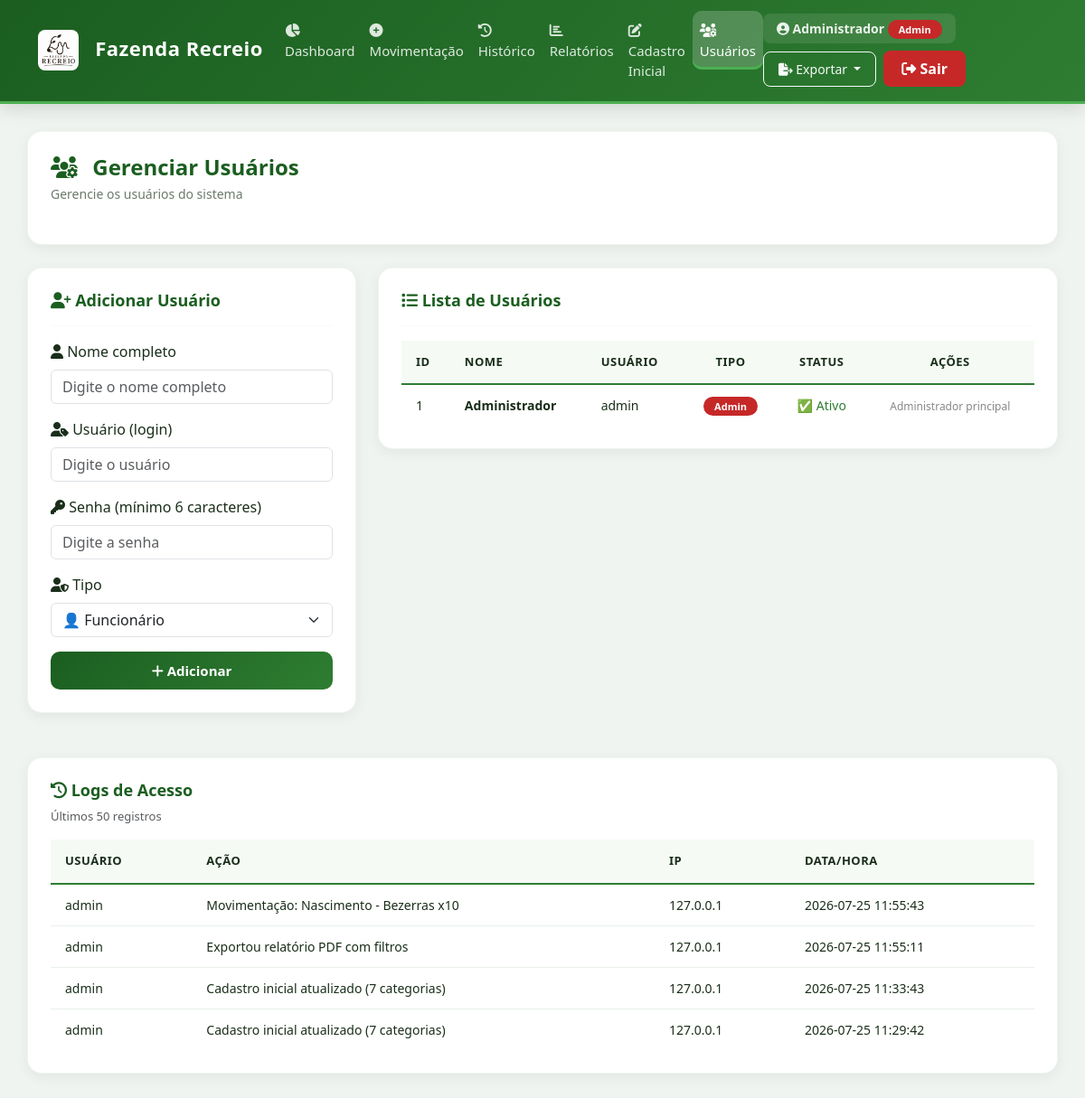
The page /admin/usuarios (signed in) on the database as committed earlier.
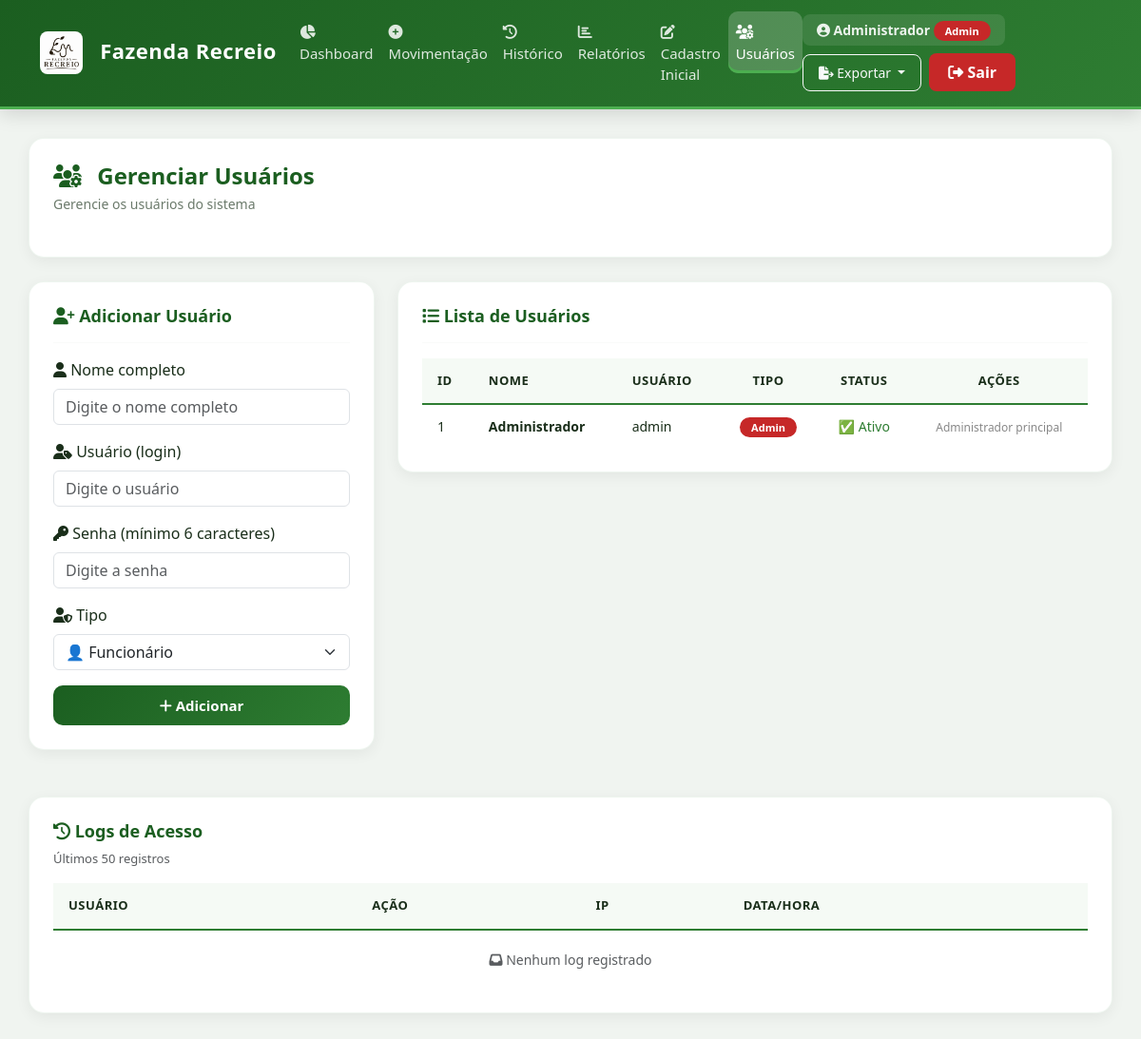
The same page on the database as committed later.
### tables this page shows
CREATE TABLE usuarios (
        id INTEGER PRIMARY KEY AUTOINCREMENT,
        nome TEXT NOT NULL,
        usuario TEXT UNIQUE NOT NULL,
        senha TEXT NOT NULL,
        tipo TEXT DEFAULT 'funcionario',
        ativo INTEGER DEFAULT 1,
        data_criacao TIMESTAMP DEFAULT CURRENT_TIMESTAMP
    );

CREATE TABLE logs_acesso (
        id INTEGER PRIMARY KEY AUTOINCREMENT,
        usuario TEXT,
        acao TEXT,
        ip TEXT,
        data TIMESTAMP DEFAULT CURRENT_TIMESTAMP
    );

### app.py (the view)
@app.route("/admin/usuarios")
@admin_required
def admin_usuarios():
    usuarios = get_all_usuarios()
    logs = get_logs_acesso(50)
    return render_template("admin_usuarios.html", usuarios=usuarios, logs=logs)

### templates/admin_usuarios.html (shortened to what this page needs)
{% extends "base.html" %}
{% block content %}
<div class="card-dashboard">
    <h2><i class="fas fa-users-cog" style="color: #1B5E20;"></i> Gerenciar Usuários</h2>
    <p class="subtitle">Gerencie os usuários do sistema</p>
</div>
<div class="row g-4">
    <div class="col-md-4">
        <div class="card-dashboard">
            <h4 style="color: #1B5E20; font-weight: 600; font-size: 18px;">
                <i class="fas fa-user-plus"></i> Adicionar Usuário
            </h4>
            <hr style="border-color: #e8f0e8;">
            <form method="POST" action="/admin/usuario/add">
                <div class="mb-3">
                    <label class="form-label"><i class="fas fa-user"></i> Nome completo</label>
                    <input type="text" name="nome" class="form-control" placeholder="Digite o nome completo" required>
                </div>
                <div class="mb-3">
                    <label class="form-label"><i class="fas fa-user-tag"></i> Usuário (login)</label>
                    <input type="text" name="usuario" class="form-control" placeholder="Digite o usuário" required>
                </div>
                <div class="mb-3">
                    <label class="form-label"><i class="fas fa-key"></i> Senha (mínimo 6 caracteres)</label>
                    <input type="password" name="senha" class="form-control" placeholder="Digite a senha" required minlength="6">
                </div>
                <div class="mb-3">
                    <label class="form-label"><i class="fas fa-user-shield"></i> Tipo</label>
                    <select name="tipo" class="form-select">
                        <option value="funcionario">👤 Funcionário</option>
                    </select>
                </div>
                <button type="submit" class="btn-primary-custom" style="width:100%;">
                    <i class="fas fa-plus"></i> Adicionar
                </button>
            </form>
        </div>
    </div>
    <div class="col-md-8">
        <div class="card-dashboard">
            <h4 style="color: #1B5E20; font-weight: 600; font-size: 18px;">
                <i class="fas fa-list"></i> Lista de Usuários
            </h4>
            <hr style="border-color: #e8f0e8;">
            <div class="table-container">
                <table class="table-modern">
                    <thead>
                        <tr>
                            <th>ID</th>
                            <th>Nome</th>
                            <th>Usuário</th>
                            <th style="text-align: center;">Tipo</th>
                            <th style="text-align: center;">Status</th>
                            <th style="text-align: center;">Ações</th>
                        </tr>
                    </thead>
                    <tbody>
                        {% for u in usuarios %}
                        <tr>
                            <td>{{ u[0] }}</td>
                            <td><strong>{{ u[1] }}</strong></td>
                            <td>{{ u[2] }}</td>
                            <td style="text-align: center;">
                                {% if u[3] == 'admin' %}
                                    <span class="badge-admin">Admin</span>
                                {% else %}
                                    <span class="badge-funcionario">Funcionário</span>
                                {% endif %}
                            </td>
                            <td style="text-align: center;">
                                {% if u[4] == 1 %}
                                    <span style="color: #2E7D32;">✅ Ativo</span>
                                {% else %}
                                    <span style="color: #C62828;">❌ Inativo</span>
                                {% endif %}
                            </td>
                            <td style="text-align: center;">
                                {% if u[3] != 'admin' %}
                                <div style="display: flex; gap: 5px; justify-content: center; flex-wrap: wrap;">
                                    <button type="button" class="btn-warning-custom" style="padding: 4px 12px; font-size: 12px;"
                                            data-bs-toggle="modal" data-bs-target="#modalSenha{{ u[0] }}">
                                        🔑 Senha
                                    </button>
                                    <a href="/admin/usuario/delete/{{ u[0] }}"
                                       class="btn-danger-custom" style="padding: 4px 12px; font-size: 12px; text-decoration: none;"
                                       onclick="return confirm('Tem certeza que deseja remover este usuário?')">
                                        🗑️ Remover
                                    </a>
                                </div>
                                <div class="modal fade" id="modalSenha{{ u[0] }}" tabindex="-1">
                                    <div class="modal-dialog">
                                        <div class="modal-content" style="border-radius: 16px;">
                                            <form method="POST" action="/admin/usuario/alterar_senha">
                                                <div class="modal-header" style="border-bottom: none; padding-bottom: 0;">
                                                    <h5 class="modal-title" style="color: #1B5E20;">
                                                        <i class="fas fa-key"></i> Alterar Senha - {{ u[1] }}
                                                    </h5>
                                                    <button type="button" class="btn-close" data-bs-dismiss="modal"></button>
                                                </div>
                                                <div class="modal-body">
                                                    <input type="hidden" name="id_usuario" value="{{ u[0] }}">
                                                    <div class="mb-3">
                                                        <label class="form-label">Nova Senha (mínimo 6 caracteres)</label>
                                                        <input type="password" name="nova_senha" class="form-control" required minlength="6" placeholder="Digite a nova senha">
                                                    </div>
                                                </div>
                                                <div class="modal-footer" style="border-top: none;">
                                                    <button type="button" class="btn-outline-custom" data-bs-dismiss="modal" style="padding: 8px 20px;">
                                                        Cancelar
                                                    </button>
                                                    <button type="submit" class="btn-primary-custom" style="padding: 8px 20px;">
                                                        <i class="fas fa-save"></i> Salvar
                                                    </button>
                                                </div>
                                            </form>
                                        </div>
                                    </div>
                                </div>
                                {% else %}
                                    <span style="color: #888; font-size: 12px;">Administrador principal</span>
                                {% endif %}
                            </td>
                        </tr>
                        {% endfor %}
                    </tbody>
                </table>
            </div>
        </div>
    </div>
</div>
<div class="row mt-4">
    <div class="col-md-12">
        <div class="card-dashboard">
            <h4 style="color: #1B5E20; font-weight: 600; font-size: 18px;">
                <i class="fas fa-history"></i> Logs de Acesso
            </h4>
            <p class="text-muted" style="font-size: 13px;">Últimos 50 registros</p>
            <div class="table-container">
                <table class="table-modern">
                    <thead>
                        <tr>
                            <th>Usuário</th>
                            <th>Ação</th>
                            <th>IP</th>
                            <th>Data/Hora</th>
                        </tr>
                    </thead>
                    <tbody>
                        {% for log in logs %}
                        <tr>
                            <td>{{ log[0] }}</td>
                            <td>{{ log[1] }}</td>
                            <td>{{ log[2] }}</td>
                            <td>{{ log[3] }}</td>
                        </tr>
                        {% else %}
                        <tr>
                            <td colspan="4" class="text-center text-muted" style="padding: 20px;">
                                <i class="fas fa-inbox"></i> Nenhum log registrado
                            </td>
                        </tr>
                        {% endfor %}
                    </tbody>
                </table>
            </div>
        </div>
    </div>
</div>
{% endblock %}

### templates/base.html (shortened to what this page needs)
<!DOCTYPE html>
<html lang="pt-br">
<head>
    <link href="https://cdn.jsdelivr.net/npm/bootstrap@5.3.3/dist/css/bootstrap.min.css" rel="stylesheet">
    <link rel="stylesheet" href="https://cdnjs.cloudflare.com/ajax/libs/font-awesome/6.4.0/css/all.min.css">
    <link rel="stylesheet" href="{{ url_for('static', filename='css/style.css') }}">
</head>
<body>
<nav class="navbar navbar-expand-lg navbar-custom">
    <div class="container-fluid">
        <a class="navbar-brand" href="/">
            <img src="{{ url_for('static', filename='images/logo.png') }}" alt="Fazenda Recreio" style="max-height: 45px; margin-right: 12px; border-radius: 8px;"
                 onerror="this.style.display='none'; this.nextElementSibling.style.display='inline';">
            Fazenda Recreio
        </a>
        <div class="collapse navbar-collapse" id="menuNav">
            <ul class="navbar-nav me-auto">
                <li class="nav-item">
                    <a class="nav-link {% if request.path == '/' %}active{% endif %}" href="/">
                        <i class="fas fa-chart-pie"></i> Dashboard
                    </a>
                </li>
                <li class="nav-item">
                    <a class="nav-link {% if request.path == '/movimentacao' %}active{% endif %}" href="/movimentacao">
                        <i class="fas fa-plus-circle"></i> Movimentação
                    </a>
                </li>
                <li class="nav-item">
                    <a class="nav-link {% if request.path == '/historico' %}active{% endif %}" href="/historico">
                        <i class="fas fa-history"></i> Histórico
                    </a>
                </li>
                <li class="nav-item">
                    <a class="nav-link {% if request.path == '/relatorios' %}active{% endif %}" href="/relatorios">
                        <i class="fas fa-chart-bar"></i> Relatórios
                    </a>
                </li>
                {% if session.get('tipo') == 'admin' %}
                <li class="nav-item">
                    <a class="nav-link {% if request.path == '/cadastro_inicial' %}active{% endif %}" href="/cadastro_inicial">
                        <i class="fas fa-edit"></i> Cadastro Inicial
                    </a>
                </li>
                <li class="nav-item">
                    <a class="nav-link {% if request.path == '/admin/usuarios' %}active{% endif %}" href="/admin/usuarios">
                        <i class="fas fa-users-cog"></i> Usuários
                    </a>
                </li>
                {% endif %}
            </ul>
            <div class="d-flex align-items-center gap-2 flex-wrap">
                <span class="user-info" style="color: rgba(255,255,255,0.9); font-size: 14px; padding: 6px 15px; background: rgba(255,255,255,0.1); border-radius: 8px;">
                    <i class="fas fa-user-circle"></i>
                    <strong>{{ session.get('nome', 'Usuário') }}</strong>
                    {% if session.get('tipo') == 'admin' %}
                        <span class="badge-admin">Admin</span>
                    {% else %}
                        <span class="badge-funcionario">Funcionário</span>
                    {% endif %}
                </span>
                <div class="dropdown d-inline">
                    <button class="btn btn-sm btn-outline-light dropdown-toggle" type="button" data-bs-toggle="dropdown" style="border-radius: 8px; padding: 8px 16px;">
                        <i class="fas fa-file-export"></i> Exportar
                    </button>
                </div>
                <a href="/logout" class="btn-sair" style="background: #C62828; color: white; border: none; padding: 8px 20px; border-radius: 8px; font-weight: 600; transition: 0.3s; text-decoration: none;">
                    <i class="fas fa-sign-out-alt"></i> Sair
                </a>
            </div>
        </div>
    </div>
</nav>
<main class="conteudo">
    {% block content %}{% endblock %}
</main>
</body>
</html>

Rows that differ between the two databases and show on the page:
removed logs_acesso: usuario "admin", acao "Movimentação: Nascimento - Bezerras x10", ip "127.0.0.1", data "2026-07-25 11:55:43"
removed logs_acesso: usuario "admin", acao "Exportou relatório PDF com filtros", ip "127.0.0.1", data "2026-07-25 11:55:11"
removed logs_acesso: usuario "admin", acao "Cadastro inicial atualizado (7 categorias)", ip "127.0.0.1", data "2026-07-25 11:33:43"
removed logs_acesso: usuario "admin", acao "Cadastro inicial atualizado (7 categorias)", ip "127.0.0.1", data "2026-07-25 11:29:42"
Other text that changed with them:
text now shown: "Nenhum log registrado"
